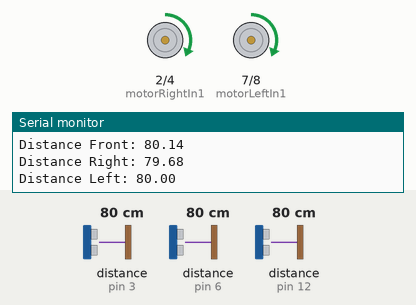
Recording of a sketch running on a simulated Arduino Uno, built with avr-gcc and run on an emulated ATmega328P. Parts: motor-driver pin pairs drawn as motors (green arrow = first pin HIGH = forward, orange = second pin HIGH = backward, longer = more drive, scaled by the enable pin), the last lines printed to the serial monitor. Wiring (inferred from the names in the program): 3 × ultrasonic range finder: trigger pin 5, echo pin 6 / trigger pin 11, echo pin 3 / trigger pin 13, echo pin 12. The test bench sets the inputs (shaded band); at power-on: distance to the obstacle (sensors on pin 3, pin 6, pin 12) 80 cm. The echo pulse lasts 58.3 µs per cm.

Above: at 2.2 s.
2.3 s: distance to the obstacle (sensor on pin 3) set to 2 cm
At 3.3 s:
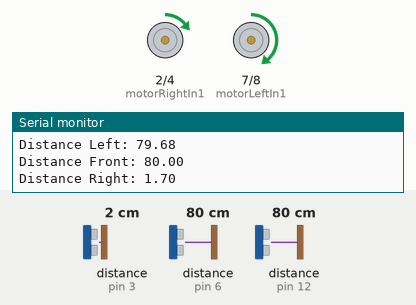
3.9 s: distance to the obstacle (sensor on pin 6) set to 27 cm
6.9 s: distance to the obstacle (sensor on pin 6) set to 23 cm
At 8.0 s:
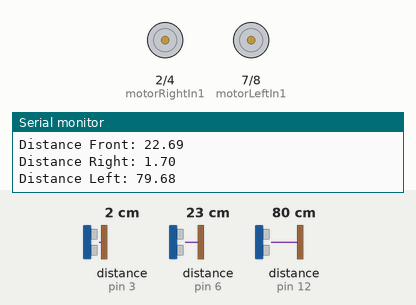
9.9 s: distance to the obstacle (sensor on pin 6) set to 35 cm
At 11.2 s:
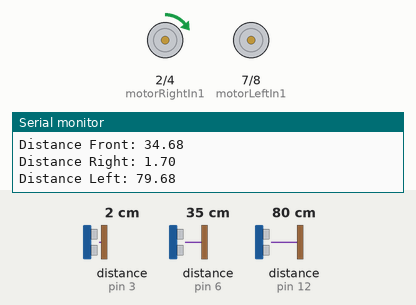
11.5 s: distance to the obstacle (sensor on pin 12) set to 2 cm
14.5 s: distance to the obstacle (sensor on pin 3) set to 18 cm
At 15.6 s:
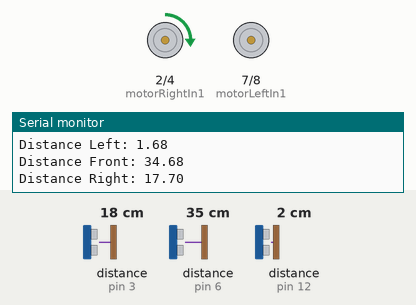
16.0 s: distance to the obstacle (sensor on pin 3) set to 23 cm
At 16.7 s:
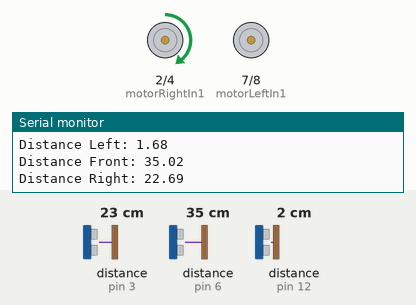
Timing chart, 0 to 18.6 s (numbered marks = the images above; inputs shaded):
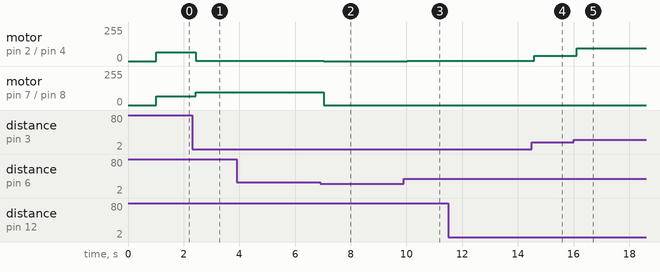

The sketch:

method_1_Adaptive.ino
```cpp
// Motor A (Right Motor)
const int motorRightIn1 = 2;
const int motorRightIn2 = 4;
const int motorRightEn = 9;

// Motor B (Left Motor)
const int motorLeftIn1 = 7;
const int motorLeftIn2 = 8;
const int motorLeftEn = 10;


// 3 UR sensors
const int trigPin_1 = 5;
const int echoPin_1 = 6;
const int trigPin_2 = 11;
const int echoPin_2 = 3;
const int trigPin_3 = 13;
const int echoPin_3 = 12;


// Distance variables
float distanceFront, distanceRight, distanceLeft;

// Constants for thresholds
const float obstacleThreshold = 25;  // Td from front wall
const float targetSideDistance = 20; // d from side walls

// Speed constants
const int baseSpeed = 65;  // for moving straight
const int minSpeed = 0;    // Min speed
const int maxSpeed = 95;   // Max speed


void setup() {
  pinMode(motorRightIn1, OUTPUT);
  pinMode(motorRightIn2, OUTPUT);
  pinMode(motorRightEn, OUTPUT);
  pinMode(motorLeftIn1, OUTPUT);
  pinMode(motorLeftIn2, OUTPUT);
  pinMode(motorLeftEn, OUTPUT);

  pinMode(trigPin_1, OUTPUT);
  pinMode(echoPin_1, INPUT);
  pinMode(trigPin_2, OUTPUT);
  pinMode(echoPin_2, INPUT);
  pinMode(trigPin_3, OUTPUT);
  pinMode(echoPin_3, INPUT);
  Serial.begin(9600);

  stopMotors();
  delay(1000);
}

void loop() {
  distanceFront = getDistance(trigPin_1, echoPin_1);
  distanceRight = getDistance(trigPin_2, echoPin_2);
  distanceLeft = getDistance(trigPin_3, echoPin_3);

  // Print distance for debugging
  Serial.print("Distance Front: "); Serial.println(distanceFront);
  //delay(2000);
  Serial.print("Distance Right: "); Serial.println(distanceRight);
  //delay(1000);
  Serial.print("Distance Left: "); Serial.println(distanceLeft);
  //delay(1000);


  // Speed Adjustment
  int motorSpeed = calculateSpeed(distanceFront);

  if (distanceFront < obstacleThreshold) {
    stopMotors();
  } else {
    if (distanceRight < targetSideDistance) {
      steerLeft();
    } else if (distanceLeft < targetSideDistance) {
      steerRight();
    } else {
      goStraight(motorSpeed);
    }
  }
}


void stopMotors() {
  digitalWrite(motorRightIn1, LOW);
  digitalWrite(motorRightIn2, LOW);
  digitalWrite(motorLeftIn1, LOW);
  digitalWrite(motorLeftIn2, LOW);
  analogWrite(motorRightEn, 0);  // Stop
  analogWrite(motorLeftEn, 0);  // Stop
}


void goStraight(int speed) {
  digitalWrite(motorRightIn1, HIGH);
  digitalWrite(motorRightIn2, LOW);
  digitalWrite(motorLeftIn1, HIGH);
  digitalWrite(motorLeftIn2, LOW);
  analogWrite(motorRightEn, speed);
  analogWrite(motorLeftEn, speed);
}


void steerLeft() {
  digitalWrite(motorRightIn1, HIGH);
  digitalWrite(motorRightIn2, LOW);

  int leftSpeed;
  int rightSpeed = maxSpeed;  // max speed
  leftSpeed = map(distanceRight, 0, 2*targetSideDistance, minSpeed, maxSpeed); // Map distance to speed

  leftSpeed = constrain(leftSpeed, minSpeed, maxSpeed);

  analogWrite(motorRightEn, rightSpeed);
  analogWrite(motorLeftEn, leftSpeed);
}


void steerRight() {
  digitalWrite(motorRightIn1, HIGH);
  digitalWrite(motorRightIn2, LOW);

  int rightSpeed = map(distanceLeft, 0, 2*targetSideDistance, minSpeed, maxSpeed); // Map distance to speed
  int leftSpeed = maxSpeed;  // give max speed

  rightSpeed = constrain(rightSpeed, minSpeed, maxSpeed);

  analogWrite(motorRightEn, rightSpeed);
  analogWrite(motorLeftEn, leftSpeed);
}

float getDistance(int trigPin, int echoPin) {
  digitalWrite(trigPin, LOW);
  delayMicroseconds(2);
  digitalWrite(trigPin, HIGH);
  delayMicroseconds(10);
  digitalWrite(trigPin, LOW);
  float duration = pulseIn(echoPin, HIGH);
  return (duration * 0.0343) / 2;
}


int calculateSpeed(float distance) {
  if (distance < obstacleThreshold) {
    stopMotors();
    return 0;
  } else {
    return baseSpeed;
  }
}
```

Measured:
- the behaviour switches between 26 and 25 cm on distance to the obstacle (sensor on pin 6) (found by bisection; images 1 and 2)
- the behaviour switches between 20 and 21 cm on distance to the obstacle (sensor on pin 3) (found by bisection; images 4 and 5)
- after the input at 2.3 s, motor on pin 2 (motorRightIn1) / pin 4 (motorRightIn2): forward 65/255 → forward 2/255 after 0.13 s; motor on pin 7 (motorLeftIn1) / pin 8 (motorLeftIn2): forward 65/255 → forward 95/255 after 0.13 s
- after the input at 6.9 s, motor on pin 2 (motorRightIn1) / pin 4 (motorRightIn2): forward 2/255 → stopped after 0.13 s; motor on pin 7 (motorLeftIn1) / pin 8 (motorLeftIn2): forward 95/255 → stopped after 0.13 s
- after the input at 9.9 s, motor on pin 2 (motorRightIn1) / pin 4 (motorRightIn2): stopped → forward 2/255 after 0.13 s
- after the input at 14.5 s, motor on pin 2 (motorRightIn1) / pin 4 (motorRightIn2): forward 2/255 → forward 40/255 after 0.08 s
- after the input at 16.0 s, motor on pin 2 (motorRightIn1) / pin 4 (motorRightIn2): forward 40/255 → forward 95/255 after 0.11 s
